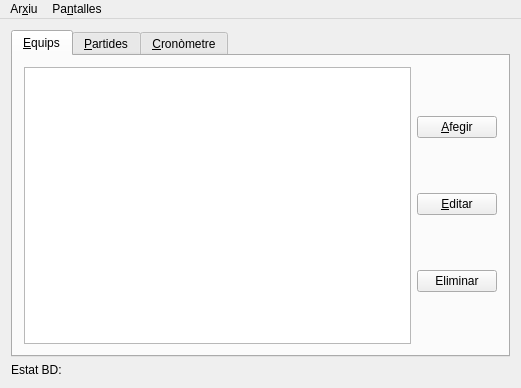
<?xml version="1.0" encoding="UTF-8"?>
<ui version="4.0">
 <class>MainWindow</class>
 <widget class="QMainWindow" name="MainWindow">
  <property name="geometry">
   <rect>
    <x>0</x>
    <y>0</y>
    <width>521</width>
    <height>388</height>
   </rect>
  </property>
  <property name="windowTitle">
   <string>RoboCAT</string>
  </property>
  <property name="windowIcon">
   <iconset resource="resources.qrc">
    <normaloff>:/images/icon.png</normaloff>:/images/icon.png</iconset>
  </property>
  <widget class="QWidget" name="centralWidget">
   <layout class="QVBoxLayout" name="verticalLayout">
    <item>
     <widget class="QTabWidget" name="tabWidget">
      <property name="tabPosition">
       <enum>QTabWidget::North</enum>
      </property>
      <property name="currentIndex">
       <number>0</number>
      </property>
      <widget class="QWidget" name="tabEquips">
       <attribute name="title">
        <string>&amp;Equips</string>
       </attribute>
       <layout class="QHBoxLayout" name="horizontalLayout">
        <item>
         <widget class="QTableView" name="taulaEquips">
          <property name="editTriggers">
           <set>QAbstractItemView::NoEditTriggers</set>
          </property>
          <property name="alternatingRowColors">
           <bool>true</bool>
          </property>
          <property name="selectionMode">
           <enum>QAbstractItemView::SingleSelection</enum>
          </property>
          <property name="selectionBehavior">
           <enum>QAbstractItemView::SelectRows</enum>
          </property>
          <property name="sortingEnabled">
           <bool>true</bool>
          </property>
          <attribute name="horizontalHeaderDefaultSectionSize">
           <number>120</number>
          </attribute>
          <attribute name="horizontalHeaderShowSortIndicator" stdset="0">
           <bool>true</bool>
          </attribute>
          <attribute name="verticalHeaderVisible">
           <bool>false</bool>
          </attribute>
         </widget>
        </item>
        <item>
         <layout class="QVBoxLayout" name="layoutEquips">
          <item>
           <widget class="QPushButton" name="afegirEquips">
            <property name="text">
             <string>&amp;Afegir</string>
            </property>
           </widget>
          </item>
          <item>
           <widget class="QPushButton" name="editarEquips">
            <property name="text">
             <string>&amp;Editar</string>
            </property>
           </widget>
          </item>
          <item>
           <widget class="QPushButton" name="eliminarEquips">
            <property name="text">
             <string>Eliminar</string>
            </property>
           </widget>
          </item>
         </layout>
        </item>
       </layout>
      </widget>
      <widget class="QWidget" name="tabPartides">
       <attribute name="title">
        <string>&amp;Partides</string>
       </attribute>
       <layout class="QHBoxLayout" name="horizontalLayout_2">
        <item>
         <widget class="QTableView" name="taulaPartides">
          <property name="editTriggers">
           <set>QAbstractItemView::NoEditTriggers</set>
          </property>
          <property name="alternatingRowColors">
           <bool>true</bool>
          </property>
          <property name="selectionMode">
           <enum>QAbstractItemView::SingleSelection</enum>
          </property>
          <property name="selectionBehavior">
           <enum>QAbstractItemView::SelectRows</enum>
          </property>
          <property name="sortingEnabled">
           <bool>true</bool>
          </property>
          <attribute name="verticalHeaderVisible">
           <bool>false</bool>
          </attribute>
         </widget>
        </item>
        <item>
         <layout class="QVBoxLayout" name="layoutPartides">
          <item>
           <widget class="QPushButton" name="afegirPartides">
            <property name="text">
             <string>&amp;Afegir</string>
            </property>
           </widget>
          </item>
          <item>
           <widget class="QPushButton" name="editarPartides">
            <property name="text">
             <string>&amp;Editar</string>
            </property>
           </widget>
          </item>
          <item>
           <widget class="QPushButton" name="eliminarPartides">
            <property name="text">
             <string>Eliminar</string>
            </property>
           </widget>
          </item>
         </layout>
        </item>
       </layout>
      </widget>
      <widget class="QWidget" name="tabCrono">
       <attribute name="title">
        <string>&amp;Cronòmetre</string>
       </attribute>
       <layout class="QVBoxLayout" name="verticalLayout_2">
        <item>
         <layout class="QHBoxLayout" name="estatsPantallaCrono">
          <item>
           <widget class="QRadioButton" name="pantallaCronoIdle">
            <property name="text">
             <string>Idle</string>
            </property>
            <property name="checked">
             <bool>true</bool>
            </property>
            <attribute name="buttonGroup">
             <string notr="true">estatPantallaCronoBg</string>
            </attribute>
           </widget>
          </item>
          <item>
           <widget class="QRadioButton" name="pantallaCronoSeguents">
            <property name="text">
             <string>Següents</string>
            </property>
            <property name="checked">
             <bool>false</bool>
            </property>
            <attribute name="buttonGroup">
             <string notr="true">estatPantallaCronoBg</string>
            </attribute>
           </widget>
          </item>
          <item>
           <widget class="QRadioButton" name="pantallaCronoCronometre">
            <property name="text">
             <string>Cronòmetre</string>
            </property>
            <attribute name="buttonGroup">
             <string notr="true">estatPantallaCronoBg</string>
            </attribute>
           </widget>
          </item>
         </layout>
        </item>
        <item>
         <layout class="QHBoxLayout" name="pantallaCronoTaula1Layout">
          <item>
           <widget class="QCheckBox" name="pantallaCronoTaula1">
            <property name="toolTip">
             <string>Activar taula 1</string>
            </property>
            <property name="text">
             <string>Taula 1</string>
            </property>
            <property name="checked">
             <bool>true</bool>
            </property>
           </widget>
          </item>
          <item>
           <spacer name="horizontalSpacer">
            <property name="orientation">
             <enum>Qt::Horizontal</enum>
            </property>
            <property name="sizeHint" stdset="0">
             <size>
              <width>40</width>
              <height>20</height>
             </size>
            </property>
           </spacer>
          </item>
          <item>
           <widget class="QComboBox" name="pantallaCronoE1T1">
            <property name="toolTip">
             <string>Equip 1 Taula 1</string>
            </property>
           </widget>
          </item>
          <item>
           <widget class="QComboBox" name="pantallaCronoE2T1">
            <property name="toolTip">
             <string>Equip 2 Taula 1</string>
            </property>
           </widget>
          </item>
         </layout>
        </item>
        <item>
         <layout class="QHBoxLayout" name="pantallaCronoTaula2Layout">
          <item>
           <widget class="QCheckBox" name="pantallaCronoTaula2">
            <property name="toolTip">
             <string>Activar taula 2</string>
            </property>
            <property name="text">
             <string>Taula 2</string>
            </property>
            <property name="checked">
             <bool>true</bool>
            </property>
           </widget>
          </item>
          <item>
           <spacer name="horizontalSpacer_2">
            <property name="orientation">
             <enum>Qt::Horizontal</enum>
            </property>
            <property name="sizeHint" stdset="0">
             <size>
              <width>40</width>
              <height>20</height>
             </size>
            </property>
           </spacer>
          </item>
          <item>
           <widget class="QComboBox" name="pantallaCronoE1T2">
            <property name="toolTip">
             <string>Equip 1 Taula 2</string>
            </property>
           </widget>
          </item>
          <item>
           <widget class="QComboBox" name="pantallaCronoE2T2">
            <property name="toolTip">
             <string>Equip 2 Taula 2</string>
            </property>
           </widget>
          </item>
         </layout>
        </item>
        <item>
         <widget class="ChronoLabel" name="cronometre">
          <property name="font">
           <font>
            <pointsize>75</pointsize>
           </font>
          </property>
          <property name="autoFillBackground">
           <bool>true</bool>
          </property>
          <property name="text">
           <string notr="true">0:00</string>
          </property>
          <property name="alignment">
           <set>Qt::AlignCenter</set>
          </property>
         </widget>
        </item>
        <item>
         <layout class="QHBoxLayout" name="layoutCrono">
          <item>
           <widget class="QPushButton" name="playCrono">
            <property name="text">
             <string>P&amp;lay</string>
            </property>
           </widget>
          </item>
          <item>
           <widget class="QPushButton" name="stopCrono">
            <property name="enabled">
             <bool>false</bool>
            </property>
            <property name="text">
             <string>&amp;Stop</string>
            </property>
           </widget>
          </item>
          <item>
           <widget class="QPushButton" name="resetCrono">
            <property name="enabled">
             <bool>false</bool>
            </property>
            <property name="text">
             <string>&amp;Reset</string>
            </property>
           </widget>
          </item>
         </layout>
        </item>
       </layout>
      </widget>
     </widget>
    </item>
    <item>
     <layout class="QFormLayout" name="formLayout">
      <item row="0" column="0">
       <widget class="QLabel" name="estatBdLabel">
        <property name="text">
         <string>Estat BD:</string>
        </property>
       </widget>
      </item>
      <item row="0" column="1">
       <widget class="QLabel" name="estatBd">
        <property name="text">
         <string notr="true">&lt;Estat BD&gt;</string>
        </property>
       </widget>
      </item>
     </layout>
    </item>
   </layout>
  </widget>
  <widget class="QMenuBar" name="menuBar">
   <property name="geometry">
    <rect>
     <x>0</x>
     <y>0</y>
     <width>521</width>
     <height>25</height>
    </rect>
   </property>
   <widget class="QMenu" name="menuArxiu">
    <property name="title">
     <string>Ar&amp;xiu</string>
    </property>
    <addaction name="actionConnectar_a_BD"/>
    <addaction name="actionTancar_connexio"/>
    <addaction name="actionActualitzar_BD"/>
    <addaction name="actionAutoactualitzar"/>
    <addaction name="separator"/>
    <addaction name="actionInicialitzar_BD"/>
    <addaction name="separator"/>
    <addaction name="actionSortir"/>
    <addaction name="separator"/>
   </widget>
   <widget class="QMenu" name="menuPantalles">
    <property name="title">
     <string>Pa&amp;ntalles</string>
    </property>
    <addaction name="actionPuntuacio"/>
    <addaction name="actionCronometre"/>
   </widget>
   <addaction name="menuArxiu"/>
   <addaction name="menuPantalles"/>
  </widget>
  <action name="actionSortir">
   <property name="text">
    <string>&amp;Sortir</string>
   </property>
   <property name="shortcut">
    <string>Ctrl+Q</string>
   </property>
  </action>
  <action name="actionConnectar_a_BD">
   <property name="text">
    <string>&amp;Connectar a BD</string>
   </property>
   <property name="shortcut">
    <string>Ctrl+O</string>
   </property>
  </action>
  <action name="actionTancar_connexio">
   <property name="enabled">
    <bool>false</bool>
   </property>
   <property name="text">
    <string>&amp;Tancar connexió</string>
   </property>
   <property name="shortcut">
    <string>Ctrl+W</string>
   </property>
  </action>
  <action name="actionPuntuacio">
   <property name="text">
    <string>&amp;Puntuació</string>
   </property>
  </action>
  <action name="actionCronometre">
   <property name="text">
    <string>&amp;Cronòmetre</string>
   </property>
  </action>
  <action name="actionInicialitzar_BD">
   <property name="text">
    <string>Inicialitzar BD</string>
   </property>
  </action>
  <action name="actionActualitzar_BD">
   <property name="enabled">
    <bool>false</bool>
   </property>
   <property name="text">
    <string>&amp;Actualitzar BD</string>
   </property>
   <property name="shortcut">
    <string>F5</string>
   </property>
  </action>
  <action name="actionAutoactualitzar">
   <property name="checkable">
    <bool>true</bool>
   </property>
   <property name="text">
    <string>Act&amp;ualitzar cada 30 segons</string>
   </property>
  </action>
 </widget>
 <layoutdefault spacing="6" margin="11"/>
 <customwidgets>
  <customwidget>
   <class>ChronoLabel</class>
   <extends>QLabel</extends>
   <header>chronolabel.h</header>
   <slots>
    <slot>updateTicks(int)</slot>
   </slots>
  </customwidget>
 </customwidgets>
 <resources>
  <include location="resources.qrc"/>
 </resources>
 <connections>
  <connection>
   <sender>actionSortir</sender>
   <signal>triggered()</signal>
   <receiver>MainWindow</receiver>
   <slot>close()</slot>
   <hints>
    <hint type="sourcelabel">
     <x>-1</x>
     <y>-1</y>
    </hint>
    <hint type="destinationlabel">
     <x>199</x>
     <y>149</y>
    </hint>
   </hints>
  </connection>
  <connection>
   <sender>MainWindow</sender>
   <signal>chronoTicked(int)</signal>
   <receiver>cronometre</receiver>
   <slot>updateTicks(int)</slot>
   <hints>
    <hint type="sourcelabel">
     <x>391</x>
     <y>35</y>
    </hint>
    <hint type="destinationlabel">
     <x>101</x>
     <y>185</y>
    </hint>
   </hints>
  </connection>
  <connection>
   <sender>playCrono</sender>
   <signal>clicked()</signal>
   <receiver>MainWindow</receiver>
   <slot>startChrono()</slot>
   <hints>
    <hint type="sourcelabel">
     <x>120</x>
     <y>338</y>
    </hint>
    <hint type="destinationlabel">
     <x>94</x>
     <y>257</y>
    </hint>
   </hints>
  </connection>
  <connection>
   <sender>stopCrono</sender>
   <signal>clicked()</signal>
   <receiver>MainWindow</receiver>
   <slot>stopChrono()</slot>
   <hints>
    <hint type="sourcelabel">
     <x>282</x>
     <y>338</y>
    </hint>
    <hint type="destinationlabel">
     <x>223</x>
     <y>260</y>
    </hint>
   </hints>
  </connection>
  <connection>
   <sender>resetCrono</sender>
   <signal>clicked()</signal>
   <receiver>MainWindow</receiver>
   <slot>resetChrono()</slot>
   <hints>
    <hint type="sourcelabel">
     <x>443</x>
     <y>338</y>
    </hint>
    <hint type="destinationlabel">
     <x>351</x>
     <y>264</y>
    </hint>
   </hints>
  </connection>
  <connection>
   <sender>actionInicialitzar_BD</sender>
   <signal>triggered()</signal>
   <receiver>MainWindow</receiver>
   <slot>obreDialegInicialitzacio()</slot>
   <hints>
    <hint type="sourcelabel">
     <x>-1</x>
     <y>-1</y>
    </hint>
    <hint type="destinationlabel">
     <x>199</x>
     <y>149</y>
    </hint>
   </hints>
  </connection>
  <connection>
   <sender>actionCronometre</sender>
   <signal>triggered()</signal>
   <receiver>MainWindow</receiver>
   <slot>obrePantallaCrono()</slot>
   <hints>
    <hint type="sourcelabel">
     <x>-1</x>
     <y>-1</y>
    </hint>
    <hint type="destinationlabel">
     <x>199</x>
     <y>149</y>
    </hint>
   </hints>
  </connection>
  <connection>
   <sender>pantallaCronoTaula1</sender>
   <signal>toggled(bool)</signal>
   <receiver>pantallaCronoE1T1</receiver>
   <slot>setEnabled(bool)</slot>
   <hints>
    <hint type="sourcelabel">
     <x>109</x>
     <y>138</y>
    </hint>
    <hint type="destinationlabel">
     <x>403</x>
     <y>140</y>
    </hint>
   </hints>
  </connection>
  <connection>
   <sender>pantallaCronoTaula1</sender>
   <signal>toggled(bool)</signal>
   <receiver>pantallaCronoE2T1</receiver>
   <slot>setEnabled(bool)</slot>
   <hints>
    <hint type="sourcelabel">
     <x>109</x>
     <y>138</y>
    </hint>
    <hint type="destinationlabel">
     <x>499</x>
     <y>140</y>
    </hint>
   </hints>
  </connection>
  <connection>
   <sender>pantallaCronoTaula2</sender>
   <signal>toggled(bool)</signal>
   <receiver>pantallaCronoE1T2</receiver>
   <slot>setEnabled(bool)</slot>
   <hints>
    <hint type="sourcelabel">
     <x>109</x>
     <y>175</y>
    </hint>
    <hint type="destinationlabel">
     <x>403</x>
     <y>176</y>
    </hint>
   </hints>
  </connection>
  <connection>
   <sender>pantallaCronoTaula2</sender>
   <signal>toggled(bool)</signal>
   <receiver>pantallaCronoE2T2</receiver>
   <slot>setEnabled(bool)</slot>
   <hints>
    <hint type="sourcelabel">
     <x>109</x>
     <y>175</y>
    </hint>
    <hint type="destinationlabel">
     <x>499</x>
     <y>176</y>
    </hint>
   </hints>
  </connection>
  <connection>
   <sender>afegirEquips</sender>
   <signal>clicked()</signal>
   <receiver>MainWindow</receiver>
   <slot>afegirEquip()</slot>
   <hints>
    <hint type="sourcelabel">
     <x>499</x>
     <y>145</y>
    </hint>
    <hint type="destinationlabel">
     <x>516</x>
     <y>127</y>
    </hint>
   </hints>
  </connection>
  <connection>
   <sender>editarEquips</sender>
   <signal>clicked()</signal>
   <receiver>MainWindow</receiver>
   <slot>modificarEquip()</slot>
   <hints>
    <hint type="sourcelabel">
     <x>499</x>
     <y>221</y>
    </hint>
    <hint type="destinationlabel">
     <x>516</x>
     <y>209</y>
    </hint>
   </hints>
  </connection>
  <connection>
   <sender>actionActualitzar_BD</sender>
   <signal>triggered()</signal>
   <receiver>MainWindow</receiver>
   <slot>actualitzarDades()</slot>
   <hints>
    <hint type="sourcelabel">
     <x>-1</x>
     <y>-1</y>
    </hint>
    <hint type="destinationlabel">
     <x>260</x>
     <y>193</y>
    </hint>
   </hints>
  </connection>
  <connection>
   <sender>eliminarEquips</sender>
   <signal>clicked()</signal>
   <receiver>MainWindow</receiver>
   <slot>eliminarEquip()</slot>
   <hints>
    <hint type="sourcelabel">
     <x>499</x>
     <y>297</y>
    </hint>
    <hint type="destinationlabel">
     <x>516</x>
     <y>284</y>
    </hint>
   </hints>
  </connection>
  <connection>
   <sender>afegirPartides</sender>
   <signal>clicked()</signal>
   <receiver>MainWindow</receiver>
   <slot>afegirPartida()</slot>
   <hints>
    <hint type="sourcelabel">
     <x>467</x>
     <y>132</y>
    </hint>
    <hint type="destinationlabel">
     <x>514</x>
     <y>158</y>
    </hint>
   </hints>
  </connection>
  <connection>
   <sender>editarPartides</sender>
   <signal>clicked()</signal>
   <receiver>MainWindow</receiver>
   <slot>modificarPartida()</slot>
   <hints>
    <hint type="sourcelabel">
     <x>476</x>
     <y>214</y>
    </hint>
    <hint type="destinationlabel">
     <x>515</x>
     <y>238</y>
    </hint>
   </hints>
  </connection>
  <connection>
   <sender>eliminarPartides</sender>
   <signal>clicked()</signal>
   <receiver>MainWindow</receiver>
   <slot>eliminarPartida()</slot>
   <hints>
    <hint type="sourcelabel">
     <x>495</x>
     <y>279</y>
    </hint>
    <hint type="destinationlabel">
     <x>517</x>
     <y>312</y>
    </hint>
   </hints>
  </connection>
  <connection>
   <sender>actionAutoactualitzar</sender>
   <signal>toggled(bool)</signal>
   <receiver>MainWindow</receiver>
   <slot>setAutoUpdate(bool)</slot>
   <hints>
    <hint type="sourcelabel">
     <x>-1</x>
     <y>-1</y>
    </hint>
    <hint type="destinationlabel">
     <x>260</x>
     <y>193</y>
    </hint>
   </hints>
  </connection>
  <connection>
   <sender>actionPuntuacio</sender>
   <signal>triggered()</signal>
   <receiver>MainWindow</receiver>
   <slot>obrePantallaPuntuacio()</slot>
   <hints>
    <hint type="sourcelabel">
     <x>-1</x>
     <y>-1</y>
    </hint>
    <hint type="destinationlabel">
     <x>260</x>
     <y>193</y>
    </hint>
   </hints>
  </connection>
 </connections>
 <slots>
  <signal>chronoTicked(int)</signal>
  <slot>startChrono()</slot>
  <slot>stopChrono()</slot>
  <slot>resetChrono()</slot>
  <slot>obreDialegInicialitzacio()</slot>
  <slot>obrePantallaCrono()</slot>
  <slot>afegirEquip()</slot>
  <slot>modificarEquip()</slot>
  <slot>actualitzarDades()</slot>
  <slot>eliminarEquip()</slot>
  <slot>afegirPartida()</slot>
  <slot>modificarPartida()</slot>
  <slot>eliminarPartida()</slot>
  <slot>setAutoUpdate(bool)</slot>
  <slot>obrePantallaPuntuacio()</slot>
 </slots>
 <buttongroups>
  <buttongroup name="estatPantallaCronoBg"/>
 </buttongroups>
</ui>
